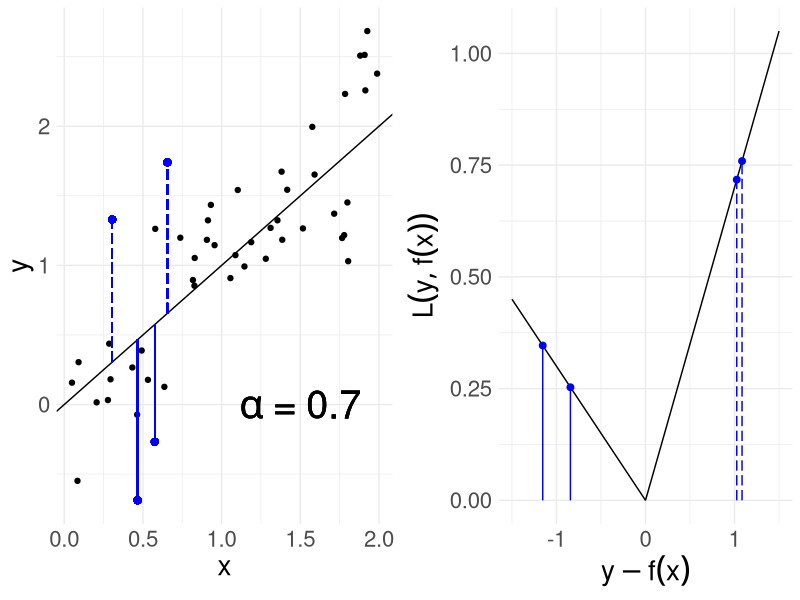
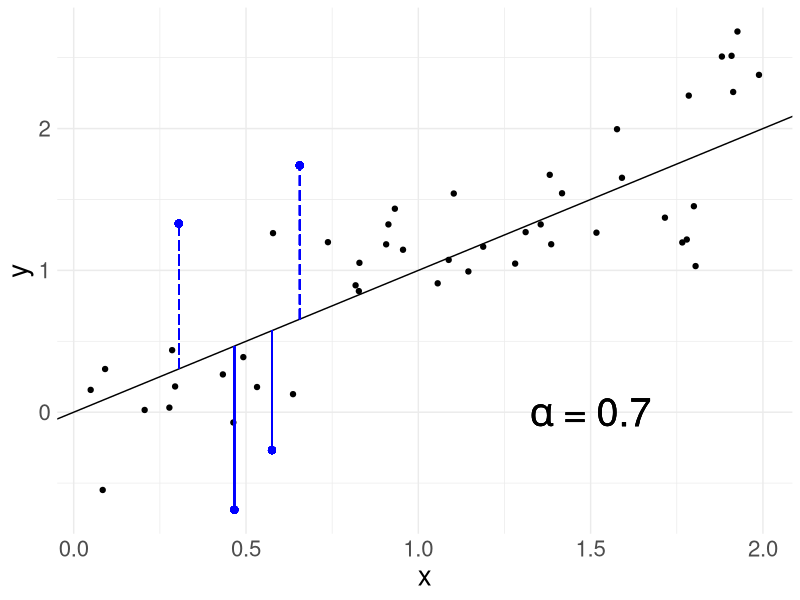
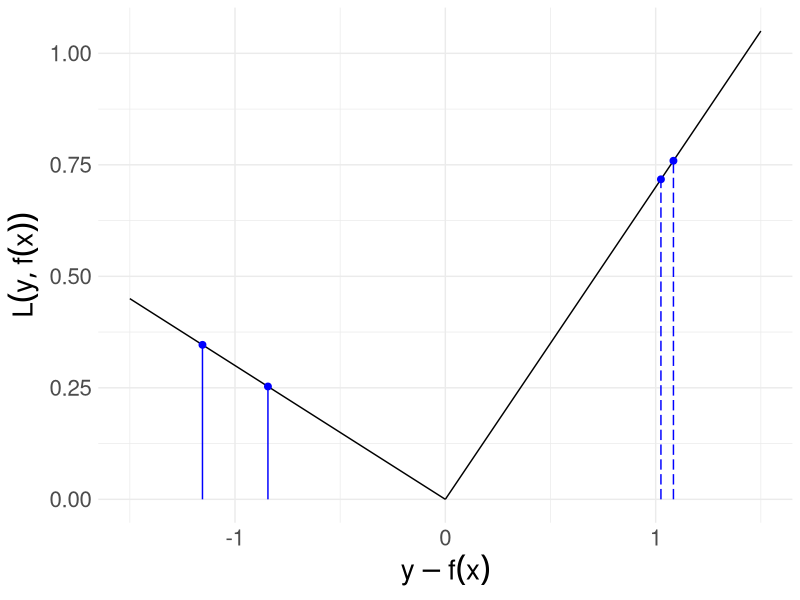

These charts were generated, in order, by the following R code: (Note: this script raises an error after producing the figures.)
# ------------------------------------------------------------------------------
# FIG: QUANTILE LOSS
# ------------------------------------------------------------------------------

library(ggplot2)

# DATA -------------------------------------------------------------------------

set.seed(123L)
x <- runif(50L, 0L, 2L)
y <- x + rnorm(length(x), sd = 0.5)
df_1 <- data.frame(x = x, y = y, diff = y - x)
df_1$plot_neg <- ifelse(df_1$diff < -0.8, 1L, 0L)
df_1$plot_pos <- ifelse(df_1$diff > 0.8, 1L, 0L)

alpha <- 0.7

df_2 <- data.frame(x = seq(-1.5, 1.5, length.out = 800L))
df_2$y <- ifelse(
  df_2$x < 0L,
  (1 - alpha) * abs(df_2$x),
  alpha * df_2$x)

# PLOTS ------------------------------------------------------------------------

add_markers <- function(plot, index, negative = TRUE) {
  
  plot + 
    ggplot2::geom_segment(
      aes(
        x = df_1[index, "x"],
        xend = df_1[index, "x"],
        y = df_1[index, "x"],
        yend = df_1[index, "y"]),
      color = "blue",
      linetype = ifelse(negative, "solid", "longdash")) +
      ggplot2::geom_point(
        mapping = aes(
          x = df_1[index, "x"],
          y = df_1[index, "y"]),
        size = 2L,
        color = "blue")
  
}

p_1 <- ggplot2::ggplot(df_1, aes(x, y)) + 
  geom_point() + 
  geom_abline(intercept = 0L, slope = 1L) +
  ggplot2::annotate(
    "text",
    x = 1.5,
    y = 0L,
    label = bquote(alpha ~ "=" ~ 0.7),
    size = 10L) 

p_1 <- add_markers(p_1, which(df_1$plot_neg > 0L)[1L])
p_1 <- add_markers(p_1, which(df_1$plot_neg > 0L)[2L])
p_1 <- add_markers(p_1, which(df_1$plot_pos > 0L)[1L], negative = FALSE)
p_1 <- add_markers(p_1, which(df_1$plot_pos > 0L)[2L], negative = FALSE)
p_1 <- p_1 + 
  theme_minimal() +
  theme(text = element_text(size = 20L))

add_markers_2 <- function(plot, index, negative = TRUE) {
  
  plot + 
    ggplot2::geom_segment(
      aes(
        x = df_1[index, "diff"],
        xend = df_1[index, "diff"],
        y = 0L,
        yend = ifelse(
          df_1[index, "diff"] < 0L,
          (1 - alpha) * abs(df_1[index, "diff"]),
          alpha * df_1[index, "diff"])),
      color = "blue",
      linetype = ifelse(negative, "solid", "longdash")) +
    ggplot2::geom_point(
      mapping = aes(
        x = df_1[index, "diff"],
        y = ifelse(
          df_1[index, "diff"] < 0L,
          (1 - alpha) * abs(df_1[index, "diff"]),
          alpha * df_1[index, "diff"])),
      size = 2L,
      color = "blue")
  
}

p_2 <- ggplot2::qplot(df_2$x, df_2$y, geom = "line")

p_2 <- add_markers_2(p_2, which(df_1$plot_neg > 0L)[1L])
p_2 <- add_markers_2(p_2, which(df_1$plot_neg > 0L)[2L])
p_2 <- add_markers_2(p_2, which(df_1$plot_pos > 0L)[1L], negative = FALSE)
p_2 <- add_markers_2(p_2, which(df_1$plot_pos > 0L)[2L], negative = FALSE)

p_2 <- p_2 +
  xlab(bquote(y - f(x))) +
  ylab(bquote(L(y, f(x)))) +
  theme_minimal() +
  theme(text = element_text(size = 20L))

# p <- gridExtra::grid.arrange(p_1, p_2, ncol = 2L)
p <- cowplot::plot_grid(p_1, p_2, ncol = 2L, align = "h")

ggplot2::ggsave(
  "../figure/loss_quantile.png",
  p,
  width = 10L,
  height = 4L)
